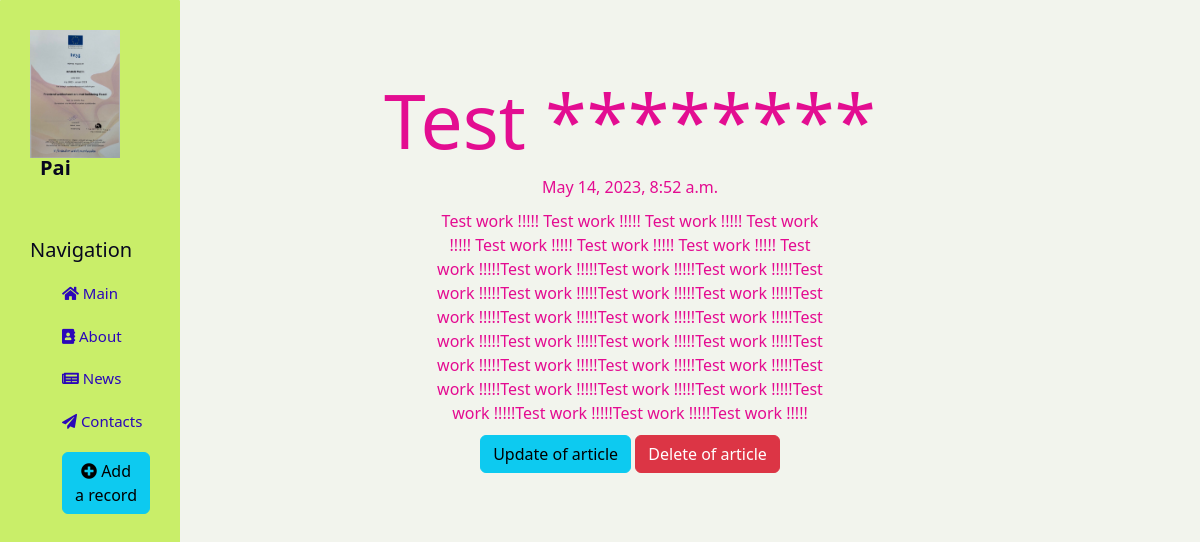
Screenshot of /news/1 with the database file from the repository.
### news/models.py (models this page shows, shortened)
class Articles(models.Model):
    title = models.CharField('Name', max_length=50)
    anons = models.CharField('Anons', max_length=250)
    full_text = models.TextField('Article')
    date = models.DateTimeField('Publication date')
    class Meta:
        verbose_name = 'New'
        verbose_name_plural = 'News'

### news/views.py (the view)
# urls.py: path('<int:pk>', views.NewsDetailView.as_view(), name='news-detail'),
class NewsDetailView(DetailView) :
    model = Articles
    template_name = 'news/details_view.html'
    context_object_name = 'article'

### news/templates/news/details_view.html (shortened to what this page needs)
{% extends 'main/layout.html' %}
{% block content %}
<div class="features">
    <h1> {{ article.title }} ******** </h1>
    <p> {{ article.date }} </p>
    <p> {{ article.full_text }} </p>
    <a href="{% url 'news-update' article.id %}" class="btn btn-info" > Update of article </a>
    <a href="{% url 'news-delete' article.id %}" class="btn btn-danger" > Delete of article </a>
</div>
{% endblock %}

### main/static/main/css/main.css (style rules this page uses)
body { background: #f2f4ed; }
main .features { float: left; color: rgb(228, 11, 145); margin-top: 75px; text-align: center; width: 75%; }
main .features h1 { color: rgb(227, 13, 145); font-size: 75px; }
main .features p { max-width: 400px; margin: 10px auto; }

### rows the page displays
Articles: title "Test", date "May 14, 2023, 8:52 a.m.", full_text "Test work !!!!! Test work !!!!! Test work !!!!! Test work !!!!! Test work !!!!! Test work !!!!! Test work !!!!! Test work !!!!!Test work !!!!!Test work !!!!!Test work !!!!!Test work !!!!!Test work !!!!!Test work !!!!!Test work !!!!!Test work !!!!!Test work !!!!!Test work !!!!!Test work !!!!!Test work !!!!!Test work !!!!!Test work !!!!!Test work !!!!!Test work !!!!!Test work !!!!!Test work !!!!!Test work !!!!!Test work !!!!!Test work !!!!!Test work !!!!!Test work !!!!!Test work !!!!!Test work !!!!!Test work !!!!!Test work !!!!!"
